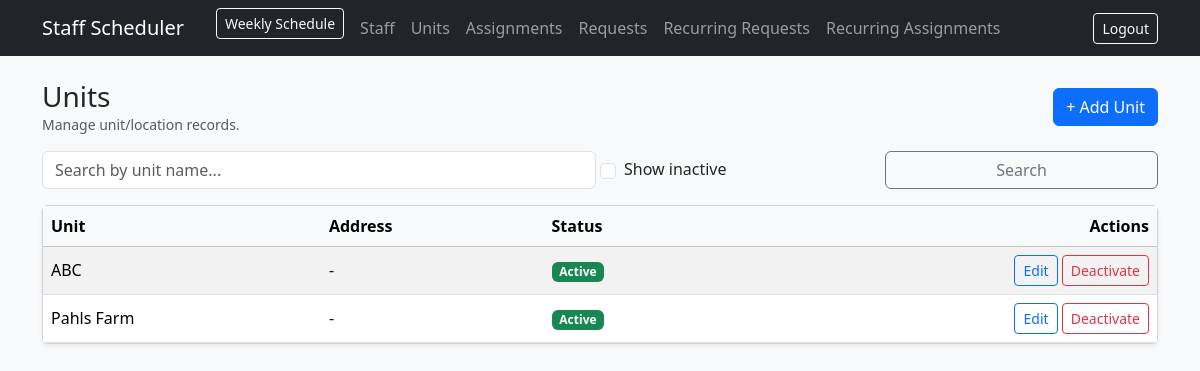
The page /units/ (signed in) on the database as committed earlier.
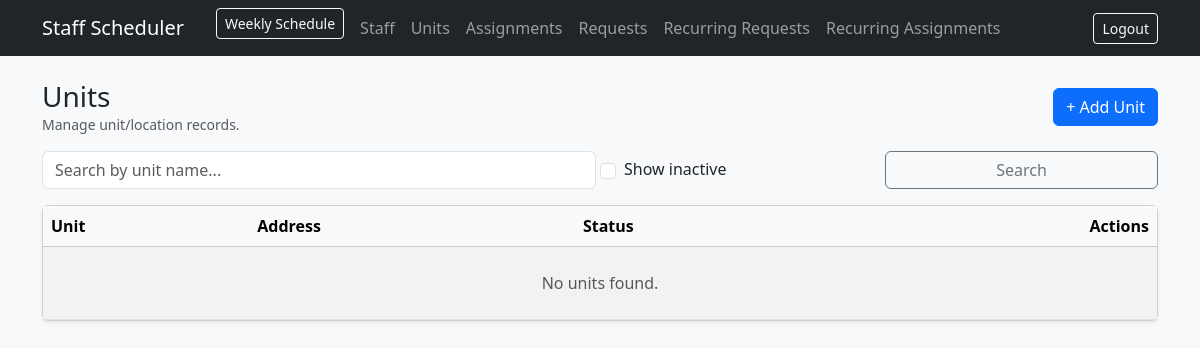
The same page on the database as committed later.
### app/models.py (models this page shows)
class Unit(db.Model):
    __tablename__ = "units"
    id = db.Column(db.Integer, primary_key=True)
    unit_name = db.Column(db.String(140), nullable=False, index=True)
    address = db.Column(db.String(220), nullable=True)
    is_active = db.Column(db.Boolean, default=True, nullable=False)
    created_at = db.Column(db.DateTime, default=datetime.utcnow, nullable=False)

### app/units/routes.py (the view)
@units_bp.get("/")
@login_required
def list_units():
    q = (request.args.get("q") or "").strip()
    show_inactive = request.args.get("inactive") == "1"
    query = Unit.query
    if q:
        query = query.filter(Unit.unit_name.ilike(f"%{q}%"))
    if not show_inactive:
        query = query.filter_by(is_active=True)
    units = query.order_by(Unit.unit_name.asc()).all()
    return render_template(
        "units/list.html",
        units=units,
        q=q,
        show_inactive=show_inactive
    )

### app/templates/units/list.html (shortened to what this page needs)
{% extends "base.html" %}
{% block content %}
<div class="d-flex align-items-center justify-content-between mb-3">
  <div>
    <h3 class="mb-0">Units</h3>
    <div class="text-muted small">Manage unit/location records.</div>
  </div>
  <a class="btn btn-primary" href="{{ url_for('units.new_unit') }}">+ Add Unit</a>
</div>
<form class="row g-2 mb-3" method="get">
  <div class="col-md-6">
    <input class="form-control" name="q" placeholder="Search by unit name..." value="{{ q }}">
  </div>
  <div class="col-md-3 form-check d-flex align-items-center">
    <input class="form-check-input me-2" type="checkbox" id="inactive" name="inactive" value="1" {% if show_inactive %}checked{% endif %}>
    <label class="form-check-label" for="inactive">Show inactive</label>
  </div>
  <div class="col-md-3">
    <button class="btn btn-outline-secondary w-100">Search</button>
  </div>
</form>
<div class="card shadow-sm">
  <div class="table-responsive">
    <table class="table table-striped mb-0 align-middle">
      <thead class="table-light">
        <tr>
          <th>Unit</th>
          <th>Address</th>
          <th>Status</th>
          <th class="text-end">Actions</th>
        </tr>
      </thead>
      <tbody>
        {% for u in units %}
        <tr>
          <td>{{ u.unit_name }}</td>
          <td>{{ u.address or "-" }}</td>
          <td>
            {% if u.is_active %}
              <span class="badge bg-success">Active</span>
            {% else %}
              <span class="badge bg-secondary">Inactive</span>
            {% endif %}
          </td>
          <td class="text-end">
            <a class="btn btn-sm btn-outline-primary" href="{{ url_for('units.edit_unit', unit_id=u.id) }}">Edit</a>
            <form class="d-inline" method="post" action="{{ url_for('units.toggle_unit', unit_id=u.id) }}">
              {% if u.is_active %}
                <button class="btn btn-sm btn-outline-danger" onclick="return confirm('Deactivate this unit?')">Deactivate</button>
              {% else %}
                <button class="btn btn-sm btn-outline-success" onclick="return confirm('Activate this unit?')">Activate</button>
              {% endif %}
            </form>
          </td>
        </tr>
        {% endfor %}
        {% if units|length == 0 %}
        <tr>
          <td colspan="4" class="text-center text-muted py-4">No units found.</td>
        </tr>
        {% endif %}
      </tbody>
    </table>
  </div>
</div>
{% endblock %}

Rows that differ between the two databases and show on the page:
removed Unit: unit_name "ABC", address "-", is_active "Active"
removed Unit: unit_name "Pahls Farm", address "-", is_active "Active"
Other text that changed with them:
text now shown: "No units found."
